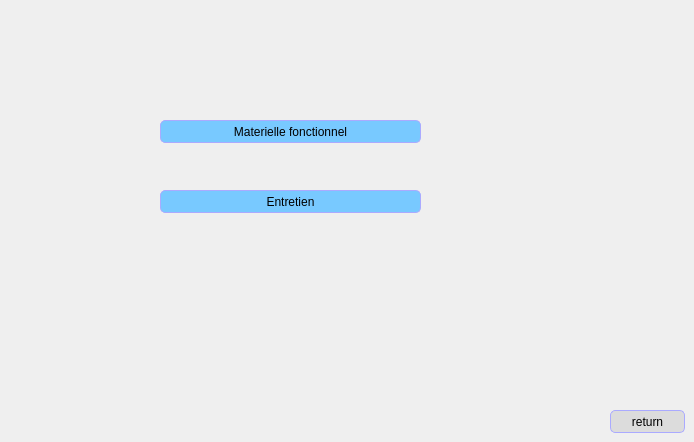
        <widget class="QWidget" name="page_20">
         <widget class="QPushButton" name="pushButton_18">
          <property name="geometry">
           <rect>
            <x>160</x>
            <y>120</y>
            <width>261</width>
            <height>23</height>
           </rect>
          </property>
          <property name="styleSheet">
           <string notr="true">QPushButton:checked {
    background-color: qlineargradient(spread:pad, x1:0, y1:0, x2:0, y2:1,   stop:0 rgb(120, 201, 255), stop:1 rgb(120, 0, 255))
}

QPushButton:hover {

	background-color: rgb(170, 255, 255);
}
QPushButton {
     background-color: rgb(120, 201, 255); border: 1px solid black;
	border-color: rgb(170, 170, 255);
     border-radius: 5px;
}</string>
          </property>
          <property name="text">
           <string>Materielle fonctionnel</string>
          </property>
         </widget>
         <widget class="QPushButton" name="pushButton_19">
          <property name="geometry">
           <rect>
            <x>160</x>
            <y>190</y>
            <width>261</width>
            <height>23</height>
           </rect>
          </property>
          <property name="styleSheet">
           <string notr="true">QPushButton:checked {
    background-color: qlineargradient(spread:pad, x1:0, y1:0, x2:0, y2:1,   stop:0 rgb(120, 201, 255), stop:1 rgb(120, 0, 255))
}

QPushButton:hover {

	background-color: rgb(170, 255, 255);
}
QPushButton {
     background-color: rgb(120, 201, 255); border: 1px solid black;
	border-color: rgb(170, 170, 255);
     border-radius: 5px;
}</string>
          </property>
          <property name="text">
           <string>Entretien</string>
          </property>
         </widget>
         <widget class="QPushButton" name="pushButton_16">
          <property name="geometry">
           <rect>
            <x>610</x>
            <y>410</y>
            <width>75</width>
            <height>23</height>
           </rect>
          </property>
          <property name="styleSheet">
           <string notr="true">QPushButton:checked {
    background-color: qlineargradient(spread:pad, x1:0, y1:0, x2:0, y2:1,   stop:0 rgb(120, 201, 255), stop:1 rgb(120, 0, 255))
}

QPushButton:hover {

	
	background-color: rgb(255, 0, 0);
}
QPushButton {
    background-color: rgb(220,220,220);
 border: 1px solid black;
	border-color: rgb(170, 170, 255);
     border-radius: 5px;
}</string>
          </property>
          <property name="text">
           <string>return</string>
          </property>
         </widget>
        </widget>
